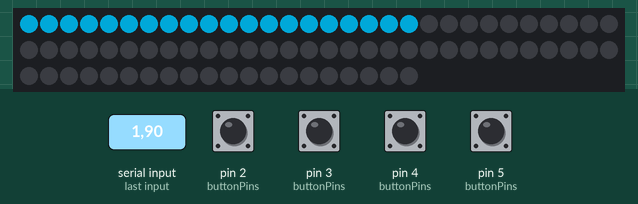
Bench run of a sketch on a simulated Arduino Uno, built with avr-gcc and run on an emulated ATmega328P. Shown: 80 RGB LEDs in strip order, left to right, continuing on the next row. The inputs (shaded band) are chosen by the test bench; at power-on: pin 2 (buttonPins), pin 3 (buttonPins), pin 4 (buttonPins), pin 5 (buttonPins) LOW. Dim RGB values are drawn brighter than linear; what the sketch prints to the serial monitor is not drawn.

1.3 s: "1,90\n" received over Serial
Above: at 1.49 s.

The sketch:

soundController.ino
```cpp
#include <Adafruit_NeoPixel.h>


// ****************** Setup ***************************
#define PAD_AMOUNT 4
#define LED_STRIP_AMOUNT 20*PAD_AMOUNT //60*3
#define LED_STRIP_PIN 11 // LED strip pin

//  const int LEDS_PER_PAD = LED_STRIP_AMOUNT/9;
const int LEDS_PER_PAD = LED_STRIP_AMOUNT/PAD_AMOUNT;

int padHues[]         = {400, 50, 100, 500, 699, 200, 10, 88, 580};
int padSaturations[]  = {255, 255, 255, 255, 255, 255, 255, 255, 255};
int buttonPins[]      = {2, 3, 4, 5, 12, 11, 13, 10, 1};
float multiplier = 1; // To shorten or lengthen the led fading times slightly
                      // multiplier for 180 leds: 0.25
                       // 60 leds: 0.9
const int FADE_INTERVAL = 20;


// ****************************************************


#define RED 0
#define GREEN 1
#define BLUE 2
#define HUE 0
#define SATURATION 1
#define BRIGHTNESS 2
#define FULL 255

/******************************************************************************
   accepts hue, saturation and brightness values and outputs three 8-bit color
   values in an array (color[])

   saturation (sat) and brightness (bright) are 8-bit values.

   hue (index) is a value between 0 and 767. hue values out of range are
   rendered as 0.

 *****************************************************************************/
void hsb2rgb(uint16_t index, uint8_t sat, uint8_t bright, uint8_t color[3])
{
  uint16_t r_temp, g_temp, b_temp;
  uint8_t index_mod;
  uint8_t inverse_sat = (sat ^ 255);

  index = index % 768;
  index_mod = index % 256;

  if (index < 256)
  {
    r_temp = index_mod ^ 255;
    g_temp = index_mod;
    b_temp = 0;
  }

  else if (index < 512)
  {
    r_temp = 0;
    g_temp = index_mod ^ 255;
    b_temp = index_mod;
  }

  else if ( index < 768)
  {
    r_temp = index_mod;
    g_temp = 0;
    b_temp = index_mod ^ 255;
  }

  else
  {
    r_temp = 0;
    g_temp = 0;
    b_temp = 0;
  }

  r_temp = ((r_temp * sat) / 255) + inverse_sat;
  g_temp = ((g_temp * sat) / 255) + inverse_sat;
  b_temp = ((b_temp * sat) / 255) + inverse_sat;

  r_temp = (r_temp * bright) / 255;
  g_temp = (g_temp * bright) / 255;
  b_temp = (b_temp * bright) / 255;

  color[RED]  = (uint8_t)r_temp;
  color[GREEN]  = (uint8_t)g_temp;
  color[BLUE] = (uint8_t)b_temp;
}

// ******************* LED Class ****************************

class Led {
  private:
    int pinNumber;

  public:
    float brightness;
    Led(int pinNumber);
    Led(int pinNumber, float b);
    void turnOn();
    void turnOn(float b);
    void turnOff();
    boolean isOn();
    void fade(float fadeAmount);
    String toString();
};

Led::Led(int pinNumber) {
  // initialize the LED pin as an output:
  pinMode(pinNumber, OUTPUT);
  this->pinNumber = pinNumber;
  this->brightness = 0;
}

Led::Led(int pinNumber, float b) {
  // initialize the LED pin as an output:
  pinMode(pinNumber, OUTPUT);
  this->pinNumber = pinNumber;
  this->brightness = b;
}

void Led::turnOn() {
  this->brightness = FULL;
  analogWrite(this->pinNumber, this->brightness);
}

void Led::turnOn (float b) {
  this->brightness = b;
  analogWrite(this->pinNumber, this->brightness);
}

void Led::turnOff() {
  this->brightness = 0;
  analogWrite(this->pinNumber, this->brightness);
}

boolean Led::isOn() {
  return this->brightness > 0;
}

// Fade a led some
void Led::fade(float fadeAmount) {
  //    Serial.println("Fade: " + String(fadeAmount));
  this->brightness -= fadeAmount;
  if (this->brightness < 0) {
    this->brightness = 0;
  }
  //    Serial.println("Brightness after: " + String(this->brightness));
  this->turnOn(this->brightness);
}

String Led::toString() {
  return "Led, pin: " + String(pinNumber) + " Brightness: " + brightness;
}

// ******************* Button Class ****************************

class Button {
  private:
//    int buttonState = LOW;             // the current reading from the input pin
    int buttonState = HIGH;             // the current reading from the input pin
//    int lastButtonState = HIGH;   // the previous reading from the input pin
    int lastButtonState = LOW;   // the previous reading from the input pin
    // Debouncing
    long lastDebounceTime = 0;  // the last time the output pin was toggled
    long debounceDelay = 50;    // the debounce time; increase if the output flickers

  public:
    int id;
    int pinNumber;
    Button(int pinNumber, int id);
    void update();
};

Button::Button(int pinNumber, int id) {
  pinMode(pinNumber, INPUT);
  this->pinNumber = pinNumber;
  this->id = id;
}

void Button::update() {
  // ******** Debouncing **********

  int reading = digitalRead(this->pinNumber);
  // check to see if you just pressed the button
  // (i.e. the input went from LOW to HIGH),  and you've waited
  // long enough since the last press to ignore any noise:

  // If the switch changed, due to noise or pressing:
  if (reading != this->lastButtonState) {
    // reset the debouncing timer
    this->lastDebounceTime = millis();
  }

  if ((millis() - this->lastDebounceTime) > this->debounceDelay) {
    // whatever the reading is at, it's been there for longer
    // than the debounce delay, so take it as the actual current state:

    // if the button state has changed:
    if (reading != this->buttonState) {
      this->buttonState = reading;

      // only toggle the LED if the new button state is HIGH
      // Send correct button state to processing
//      if (this->buttonState == HIGH) {
        if (this->buttonState == LOW) {
        // ****** Do something when button is pressed *****
        String downMessage = "B" + String(id) + "D";
        // Send to processing
        Serial.println(downMessage);
      } else {
        // ****** Do something when button is released *****
        String upMessage = "B" + String(id) + "U";
        // Send to processing
        Serial.println(upMessage);
      }
    }
  }

  // save the reading.  Next time through the loop,
  // it'll be the lastButtonState:
  this->lastButtonState = reading;
}

// ******************* Pad Class ****************************

class Pad {
  private:

    Button *button;
    int buttonPin;
    int ledRangeStart;
    int ledRangeEnd;
    int hsb[3] = {0,0,0}; // color
    uint8_t rgb[3] = {0,0,0};
    float fadeAmount;
    unsigned long previousFadeTime;
    long startTime;
    float currentSampleDuration;
    void fadeLeds();

  public:
    Adafruit_NeoPixel *strip;
    Pad(int id, int buttonPin, Adafruit_NeoPixel *strip, int ledRangeStart, int ledRangeEnd, int hue, int saturation);
    void turnLedsOn();
    void turnLedsOn(int brightness);
    void turnOnAndFade(long duration);
    void turnLedsOff();
    void update(unsigned long currentTime);
};

Pad::Pad(int id, int buttonPin, Adafruit_NeoPixel *strip, int ledRangeStart, int ledRangeEnd, int hue, int saturation) {
  this->strip = strip;
  this->button = new Button(buttonPin, id);
  this->buttonPin = buttonPin;
  this->ledRangeStart = ledRangeStart;
  this->ledRangeEnd = ledRangeEnd;
  this->hsb[HUE] = hue;
  this->hsb[SATURATION] = saturation;

//  this->hsb = hsb;
//Serial.println("H: " + String(hsb[HUE]) + "S: " + String(hsb[SATURATION]) + "B: " + String(hsb[BRIGHTNESS]));
//  this->hsb[HUE] = hsb[HUE];
//  this->hsb[SATURATION] = hsb[SATURATION];
//  this->hsb[BRIGHTNESS] = 0;
//  this->hsb[BRIGHTNESS] = hsb[BRIGHTNESS];

  this->previousFadeTime = millis();
  Serial.println("Pad created");
}

void Pad::update(unsigned long currentTime) {
  this->button->update();
//  Serial.println("update");

  if (currentTime - this->previousFadeTime >= FADE_INTERVAL) {
//    Serial.println("fade interval reached");
    this->previousFadeTime = currentTime;
    this->fadeLeds();
  }
}

void Pad::turnLedsOn() {
//  Serial.println("Leds on " + String(this->rgb[RED]));
  this->turnLedsOn(FULL);
}

void Pad::turnLedsOn(int brightness) {
  this->hsb[BRIGHTNESS] = brightness;

  // convert hsb to rgb and put into rgb array
  hsb2rgb(this->hsb[HUE], this->hsb[SATURATION], this->hsb[BRIGHTNESS], this->rgb);

  for (int i = this->ledRangeStart; i < this->ledRangeEnd; i++) {
    this->strip->setPixelColor(i, this->rgb[RED], this->rgb[GREEN], this->rgb[BLUE]);
  }
//  Serial.print
//  Serial.println("Turned on pad, red: " + String(this->rgb[RED]));

}

void Pad::turnOnAndFade(long duration) {
//  this->turnLedsOn(FULL);
  this->startTime = millis();
  this->currentSampleDuration = duration;

  this->hsb[BRIGHTNESS]= FULL;
  this->fadeAmount = calcFadeAmount(duration, FADE_INTERVAL);
  Serial.println("turn on and fade " + String(this->hsb[BRIGHTNESS]) +  " " + String(this->fadeAmount));
}

void Pad::fadeLeds() {
  if(this->hsb[BRIGHTNESS] > 0) {

    int remainingTime = calculateRemainingTime(this->startTime, this->currentSampleDuration);
    this->fadeAmount = calcFadeAmount(remainingTime, FADE_INTERVAL);

    float newBrightness = this->hsb[BRIGHTNESS] - this->fadeAmount;
    if (newBrightness < 0) {
      newBrightness = 0;
    }
//   Serial.println("Brightafter: " + this->hsb[BRIGHTNESS]);
    this->turnLedsOn(newBrightness);
  }
}

int calculateRemainingTime(long startTime, int totalDuration) {
  int remainingTime = (startTime + totalDuration) - millis();
//  int remainingTime = totalDuration - (millis() - startTime);
  if (remainingTime < 0) {
    remainingTime = 0;
  }
//  Serial.println("Remaining time: " + remainingTime);
  return remainingTime;
}

void Pad::turnLedsOff() {
  this->hsb[BRIGHTNESS] = 0;
}

// ************************* Main Class ****************************
/*
   Protocol for coms with Processing:
   B4D - Button number 4 down
   B1U - Button number 1 up
*/


const int overallBrightness = FULL;

#define BUTTON_PIN 9
#define LED_PIN 13      // the number of the test LED pin
#define LED_AMOUNT 9

unsigned long currentTime;

char terminator = '\n'; // Processing protocol end of message

Button *buttons[PAD_AMOUNT];

// Individual LEDs setup
Led *leds[LED_AMOUNT];
float fadeAmount[LED_AMOUNT]; // Last calculated fading amount for all LEDs
unsigned long previousFadeTime;


// Strips
// Parameter 1 = number of pixels in strip
// Parameter 2 = pin number (most are valid)
// Parameter 3 = pixel type flags, add together as needed:
//   NEO_KHZ800  800 KHz bitstream (most NeoPixel products w/WS2812 LEDs)
//   NEO_KHZ400  400 KHz (classic 'v1' (not v2) FLORA pixels, WS2811 drivers)
//   NEO_GRB     Pixels are wired for GRB bitstream (most NeoPixel products)
//   NEO_RGB     Pixels are wired for RGB bitstream (v1 FLORA pixels, not v2)
Adafruit_NeoPixel strip = Adafruit_NeoPixel(LED_STRIP_AMOUNT, LED_STRIP_PIN, NEO_GRB + NEO_KHZ800);

Pad *pads[PAD_AMOUNT];


void setup() {
  // Init serial communication
  Serial.begin(9600);

  strip.begin();

 // fucked: 8, 9, 2, 7,
  // Pad colors in Hue, Sat, Bright

  // new Pad(id, pin, strip-adress, led range start, led range end, colorHSB[3])
  for (int i=0, ledStartIndex=0, ledEndIndex=LEDS_PER_PAD; i<PAD_AMOUNT; i++, ledStartIndex+=LEDS_PER_PAD, ledEndIndex+=LEDS_PER_PAD) {
//    pads[i] = new Pad(i, buttonPins[i], &strip, ledStartIndex, ledEndIndex, padColorsHSB[i]);
    pads[i] = new Pad(i, buttonPins[i], &strip, ledStartIndex, ledEndIndex, padHues[i], padSaturations[i]);
  }

  strip.setBrightness(overallBrightness); // set overall brightness
  strip.show(); // Initialize all pixels to 'off'

  currentTime = previousFadeTime = millis();
}

void loop() {
  currentTime = millis();

  String value = readSerial();
  actOnMessage(value);

  for (int i=0; i<PAD_AMOUNT; i++) {
    pads[i]->update(currentTime);
  }
  strip.show();

  // Single test LEDs
  checkFadeTimer();
}

// Receive from Processing
String readSerial() {
  if (Serial.available() > 0) {
    return Serial.readStringUntil(terminator);
  } else {
    return "";
  }
}

void actOnMessage(String message) {
  if (!message.equals("")) {
    Serial.println("From Processing: " + message);
    int ledNumber = getLedNumber(message);
    float sampleDuration = getSampleDuration(message);

    pads[ledNumber]->turnOnAndFade(sampleDuration);

    if (leds[ledNumber]) {
      leds[ledNumber]->turnOn();
      fadeAmount[ledNumber] = calcFadeAmount(sampleDuration, FADE_INTERVAL);
    }
  }
}

void checkFadeTimer() {
  if (currentTime - previousFadeTime >= FADE_INTERVAL) {
    previousFadeTime = currentTime;
    fadeLeds();
  }
}

void fadeLeds() {
  // Single test LEDs
  for (int i = 0; i < LED_AMOUNT; i++) {
    if (leds[i]) {
      leds[i]->fade(fadeAmount[i]);
    }
  }
}

// ************ Helpers *****************

// Extract LED number duration from protocol string
int getLedNumber(String str) {
  Serial.println("Led: " + str.substring(1, 2));
  return str.substring(1, 2).toInt();
}

// Extract sample duration from protocol string
float getSampleDuration(String message) {
  String sampleLengthInSeconds = message.substring(2);
  float duration = (sampleLengthInSeconds.toFloat() * 1000);
  Serial.println("Duration: " + String(duration));
  return duration;
}

// Calculate amount to fade an LED for the interval given to end up at zero when the sample runs out
float calcFadeAmount(int sampleLength, int fadeInterval) {
  int modifiedSampleLength = sampleLength * multiplier;
  float fadeAmount = 255.0 / (modifiedSampleLength / fadeInterval); // map fading interval times to analog output amount
  Serial.println("FadeAmount: " + String(fadeAmount) + " Interval: " + fadeInterval + " Remaining time: " +  modifiedSampleLength);
  return fadeAmount;
}
```

Measured:
- after the input at 1.3 s, the LEDs: first change after 0.13 s (image 0 shows a later state)
